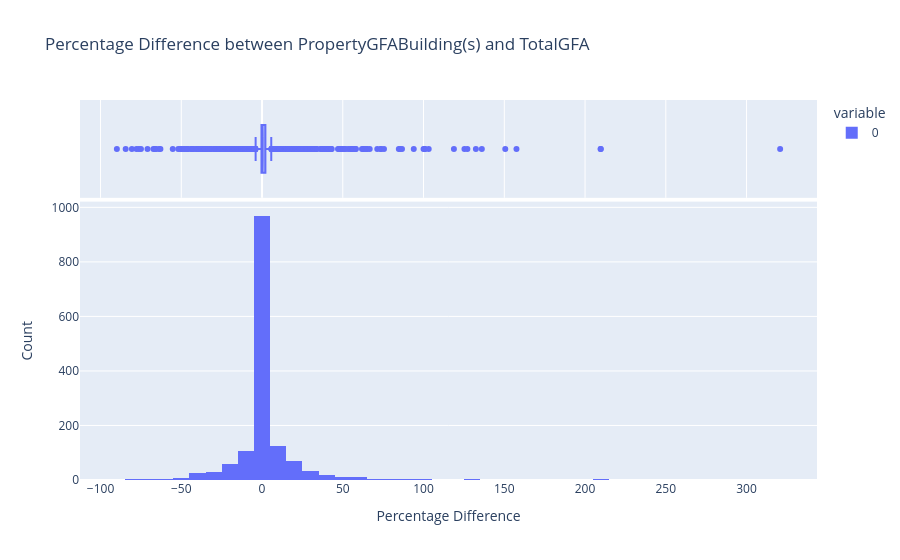

The notebook cell saved with this chart:
### Code cell
import pandas as pd
import numpy as np
import plotly.express as px

# Function to check if ListOfAllPropertyUseTypes equals LargestPropertyUseType
def check_all_vs_largest(df):
    temp_df = df.copy()
    discrepancies = []
    for index, row in temp_df.iterrows():
        if pd.isna(row['LargestPropertyUseType']):
            temp_df.at[index, 'LargestPropertyUseType'] = row['ListOfAllPropertyUseTypes']
        elif row['ListOfAllPropertyUseTypes'] != row['LargestPropertyUseType']:
            discrepancies.append((index, row['ListOfAllPropertyUseTypes'], row['LargestPropertyUseType']))
    if discrepancies:
        return pd.DataFrame(discrepancies, columns=['Index', 'ListOfAllPropertyUseTypes', 'LargestPropertyUseType']), temp_df
    else:
        return "No discrepancies found in ListOfAllPropertyUseTypes vs LargestPropertyUseType.", temp_df

# Function to check if PropertyGFATotal equals the sum of PropertyGFAParking and PropertyGFABuilding(s)
def check_gfa_total(df):
    temp_df = df.copy()
    discrepancies = []
    for index, row in temp_df.iterrows():
        if pd.notna(row['PropertyGFATotal']) and pd.notna(row['PropertyGFAParking']) and pd.notna(row['PropertyGFABuilding(s)']):
            # Convert relevant columns to numeric
            property_gfa_total = pd.to_numeric(row['PropertyGFATotal'], errors='coerce')
            property_gfa_parking = pd.to_numeric(row['PropertyGFAParking'], errors='coerce')
            property_gfa_building = pd.to_numeric(row['PropertyGFABuilding(s)'], errors='coerce')
            if property_gfa_total != property_gfa_parking + property_gfa_building:
                discrepancies.append((index, property_gfa_total, property_gfa_parking, property_gfa_building))
    if discrepancies:
        return pd.DataFrame(discrepancies, columns=['Index', 'PropertyGFATotal', 'PropertyGFAParking', 'PropertyGFABuilding(s)']), temp_df
    else:
        return "No discrepancies found in PropertyGFATotal.", temp_df

# Function to check if ListOfAllPropertyUseTypes contains all non-null LargestPropertyUseType, SecondLargestPropertyUseType, and ThirdLargestPropertyUseType
def check_list_of_all_property_use_types(df):
    temp_df = df.copy()
    discrepancies = []
    for index, row in temp_df.iterrows():
        # Remove "Parking" from ListOfAllPropertyUseTypes
        list_of_all_property_use_types = row['ListOfAllPropertyUseTypes'].replace('Parking, ', '').replace(', Parking', '').replace('Parking', '')
        
        property_use_types = [row['LargestPropertyUseType'], row['SecondLargestPropertyUseType'], row['ThirdLargestPropertyUseType']]
        property_use_types = [ptype for ptype in property_use_types if pd.notna(ptype) and ptype != 'Parking']
        
        # Check if all property use types are in ListOfAllPropertyUseTypes
        missing_types = [ptype for ptype in property_use_types if ptype not in list_of_all_property_use_types]
        
        if missing_types:
            discrepancies.append((index, row['ListOfAllPropertyUseTypes'], ', '.join(missing_types)))
    
    if discrepancies:
        return pd.DataFrame(discrepancies, columns=['Index', 'ListOfAllPropertyUseTypes', 'MissingTypes']), temp_df
    else:
        return "No discrepancies found in ListOfAllPropertyUseTypes.", temp_df

# Function to check if PropertyGFABuilding(s) is within ±20% of the sum of LargestPropertyUseTypeGFA, SecondLargestPropertyUseTypeGFA, and ThirdLargestPropertyUseTypeGFA
def check_gfa_building(df, std_threshold=2):
    temp_df = df.copy()
    discrepancies = []
    percentage_diffs = []
    outliers = []
    
    for index, row in temp_df.iterrows():
        # Check for "Parking" in any of the property use types and set corresponding values to 0
        if 'Parking' in [row['LargestPropertyUseType'], row['SecondLargestPropertyUseType'], row['ThirdLargestPropertyUseType']]:
            if row['LargestPropertyUseType'] == 'Parking':
                temp_df.at[index, 'LargestPropertyUseType'] = np.nan
                temp_df.at[index, 'LargestPropertyUseTypeGFA'] = 0
            if row['SecondLargestPropertyUseType'] == 'Parking':
                temp_df.at[index, 'SecondLargestPropertyUseType'] = np.nan
                temp_df.at[index, 'SecondLargestPropertyUseTypeGFA'] = 0
            if row['ThirdLargestPropertyUseType'] == 'Parking':
                temp_df.at[index, 'ThirdLargestPropertyUseType'] = np.nan
                temp_df.at[index, 'ThirdLargestPropertyUseTypeGFA'] = 0
        
        if pd.notna(temp_df.at[index, 'PropertyGFABuilding(s)']):
            # Convert relevant columns to numeric and replace NaN values with 0
            property_gfa_building = pd.to_numeric(temp_df.at[index, 'PropertyGFABuilding(s)'], errors='coerce')
            largest_gfa = pd.to_numeric(temp_df.at[index, 'LargestPropertyUseTypeGFA'], errors='coerce')
            second_largest_gfa = pd.to_numeric(temp_df.at[index, 'SecondLargestPropertyUseTypeGFA'], errors='coerce')
            third_largest_gfa = pd.to_numeric(temp_df.at[index, 'ThirdLargestPropertyUseTypeGFA'], errors='coerce')
            
            # Replace NaN values with 0
            largest_gfa = 0 if pd.isna(largest_gfa) else largest_gfa
            second_largest_gfa = 0 if pd.isna(second_largest_gfa) else second_largest_gfa
            third_largest_gfa = 0 if pd.isna(third_largest_gfa) else third_largest_gfa
            
            total_gfa = largest_gfa + second_largest_gfa + third_largest_gfa
            
            # Calculate percentage difference
            if total_gfa != 0:
                percentage_diff = ((property_gfa_building - total_gfa) / total_gfa) * 100
                percentage_diffs.append((index, percentage_diff))
                
                # Identify outliers based on the standard deviation threshold
                mean_diff = np.mean([diff for _, diff in percentage_diffs])
                std_diff = np.std([diff for _, diff in percentage_diffs])
                if abs(percentage_diff - mean_diff) > std_threshold * std_diff:
                    outliers.append((index, percentage_diff))
                else:
                    discrepancies.append((index, property_gfa_building, total_gfa))
    
    # Plot the percentage differences
    percentage_diff_values = [diff for _, diff in percentage_diffs]
    fig = px.histogram(percentage_diff_values, nbins=50, marginal="box", title="Percentage Difference between PropertyGFABuilding(s) and TotalGFA")
    fig.update_layout(xaxis_title="Percentage Difference", yaxis_title="Count")
    fig.show()
    
    # Show outliers
    outliers_df = pd.DataFrame(outliers, columns=['Index', 'Percentage Difference'])
    print("Outliers:")
    print(outliers_df)
    
    # Drop outliers from temp_df
    outlier_indices = [index for index, _ in outliers]
    temp_df = temp_df.drop(outlier_indices)
    
    if discrepancies:
        return pd.DataFrame(discrepancies, columns=['Index', 'PropertyGFABuilding(s)', 'TotalGFA']), temp_df
    else:
        return "No discrepancies found in PropertyGFABuilding(s).", temp_df

# Function to calculate BuildingTotalSurface and ratios
def calculate_surface_and_ratios(df):
    df['BuildingTotalSurface'] = df['LargestPropertyUseTypeGFA'] + df['SecondLargestPropertyUseTypeGFA'] + df['ThirdLargestPropertyUseTypeGFA']
    
    df['LargestSurfaceRatio'] = df['LargestPropertyUseTypeGFA'] / df['BuildingTotalSurface']
    df['SecondSurfaceRatio'] = df['SecondLargestPropertyUseTypeGFA'] / df['BuildingTotalSurface']
    df['ThirdSurfaceRatio'] = df['ThirdLargestPropertyUseTypeGFA'] / df['BuildingTotalSurface']
    
    return df


# Check each case
all_vs_largest_discrepancies, temp_df_primary_vs_largest = check_all_vs_largest(df_cleaned)
gfa_total_discrepancies, temp_df_gfa_total = check_gfa_total(temp_df_primary_vs_largest)
list_of_all_property_use_types_discrepancies, temp_df_list_of_all_property_use_types = check_list_of_all_property_use_types(temp_df_gfa_total)
gfa_building_discrepancies, temp_df_gfa_building = check_gfa_building(temp_df_list_of_all_property_use_types)

# Calculate BuildingTotalSurface and ratios
temp_df_gfa_building = calculate_surface_and_ratios(temp_df_gfa_building)


# Display results
print("All vs Largest Property Use Type Discrepancies:")
print(all_vs_largest_discrepancies)

print("\nProperty GFA Total Discrepancies:")
print(gfa_total_discrepancies)

print("\nList of All Property Use Types Discrepancies:")
print(list_of_all_property_use_types_discrepancies)

print("\nDataFrame with BuildingTotalSurface and Ratios:")
print(temp_df_gfa_building[['BuildingTotalSurface', 'LargestSurfaceRatio', 'SecondSurfaceRatio', 'ThirdSurfaceRatio']])

### Figure 1 — Plotly figure (JSON) as saved in the notebook; plotly's stock layout.template omitted (floating-point values rounded to 4 significant figures; data arrays with more than 128 entries replaced by an {"elided": "..."} marker saying what was removed)
{"data": [{"alignmentgroup": "True", "bingroup": "x", "hovertemplate": "variable=0<br>value=%{x}<br>count=%{y}<extra></extra>", "legendgroup": "0", "marker": {"color": "#636efa", "pattern": {"shape": ""}}, "name": "0", "nbinsx": 50, "offsetgroup": "0", "orientation": "v", "showlegend": true, "type": "histogram", "x": {"elided": "1510 float values"}, "xaxis": "x", "yaxis": "y"}, {"alignmentgroup": "True", "hovertemplate": "variable=0<br>value=%{x}<extra></extra>", "legendgroup": "0", "marker": {"color": "#636efa"}, "name": "0", "notched": true, "offsetgroup": "0", "showlegend": false, "type": "box", "x": {"elided": "1510 float values"}, "xaxis": "x2", "yaxis": "y2"}], "layout": {"barmode": "relative", "legend": {"title": {"text": "variable"}, "tracegroupgap": 0}, "title": {"text": "Percentage Difference between PropertyGFABuilding(s) and TotalGFA"}, "xaxis": {"anchor": "y", "domain": [0, 1], "title": {"text": "Percentage Difference"}}, "xaxis2": {"anchor": "y2", "domain": [0, 1], "matches": "x", "showgrid": true, "showticklabels": false}, "yaxis": {"anchor": "x", "domain": [0, 0.7326], "title": {"text": "Count"}}, "yaxis2": {"anchor": "x2", "domain": [0.7426, 1], "matches": "y2", "showgrid": false, "showline": false, "showticklabels": false, "ticks": ""}}}
